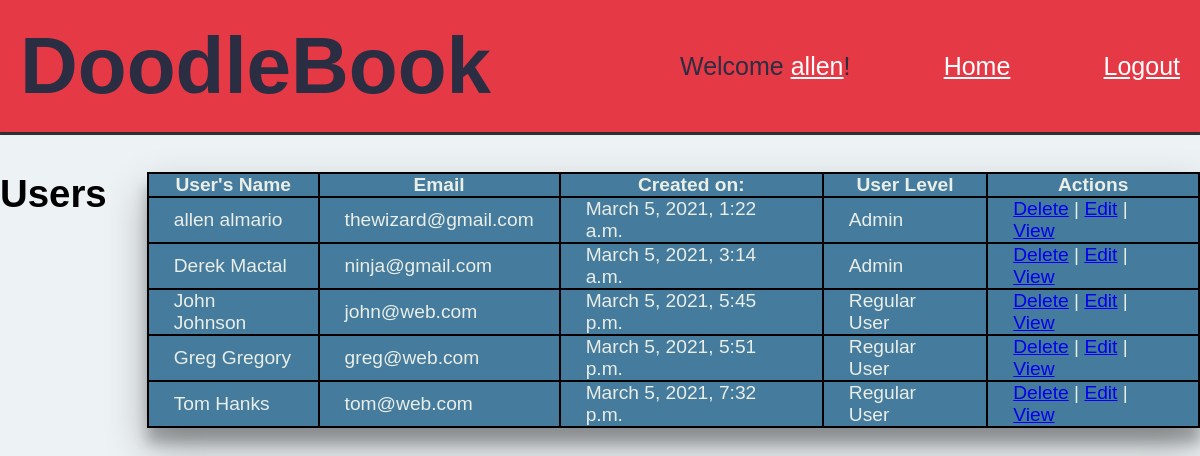
The page /admin (signed in) on the database as committed earlier.
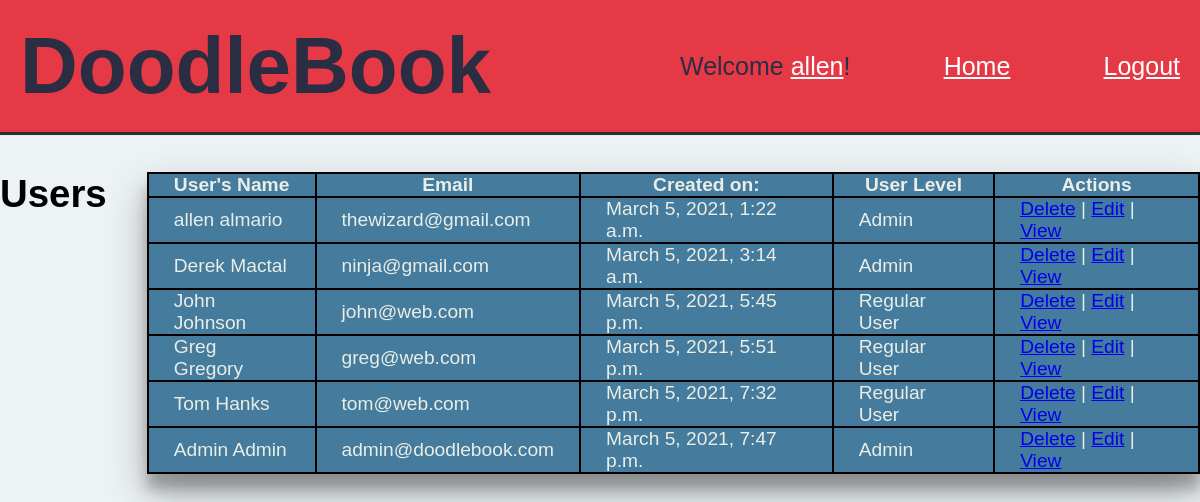
The same page on the database as committed later.
### Doodle_App/models.py (models this page shows)
class User(models.Model):
    first_name = models.CharField(max_length=30)
    last_name = models.CharField(max_length=40)
    email = models.CharField(max_length=70)
    password = models.CharField(max_length=100)
    bio = models.TextField(default="User Bio")
    user_level = models.IntegerField(default=0) # 0 is regular, 1 is admin
    created_at = models.DateTimeField(auto_now_add=True)
    updated_at = models.DateTimeField(auto_now=True)
    objects = webManager()

### Doodle_App/views.py (the view)
# urls.py: path('admin', views.admin),
def admin(request):
    if request.session['user_level'] == 1:
        user = User.objects.get(id=request.session['userID'])
        context = {
            "user": user,
            "users" : User.objects.all(),
            "blogs" : Blog.objects.all(),
        }
        return render(request, 'admin.html', context)
    else:
        return redirect('/dashboard')

### Doodle_App/templates/admin.html (shortened to what this page needs)
<!DOCTYPE html>
<html lang="en">
<head>
    {% load static %}
    <link rel="stylesheet" href="{% static 'css/admin.css' %}">
</head>
<body>
    <header>
        <h1>DoodleBook</h1>
        <div class="nav">
            <p>Welcome <a href="profile/{{request.session.userID}}">{{user.first_name}}</a>!</p>
            <a href="/dashboard">Home</a>
            <a href="/logout">Logout</a>
        </div>
    </header>
    <div class = 'container'>
        <h1>Users</h1>
        <table>
            <tr>
                <th>User's Name</a></th>
                <th>Email</th>
                <th>Created on:</th>
                <th>User Level</th>
                <th>Actions</th>
            </tr>
            {% for user in users.all %}
            <tr>
                <td>{{user.first_name}} {{user.last_name}}</td>
                <td>{{user.email}}</td>
                <td>{{user.created_at}}</td>
                {%if user.user_level == 0%}
                <td>Regular User</td>
                {% else %}
                <td>Admin</td>
                {% endif %}
                <td><a href = "/delete/{{user.id}}">Delete</a> | <a href = "/admin_edit/{{user.id}}">Edit</a> | <a href = "/profile/{{user.id}}">View</a> </td>
            </tr>
            {% endfor %}
        </table>
    </div>
</body>

### Doodle_App/static/css/admin.css (style rules this page uses)
* { margin: 0; padding: 0px; font-family: 'Gill Sans', 'Gill Sans MT', 'Calibri', 'Trebuchet MS', sans-serif; }
body { background-color: #edf2f4; }
header { display: flex; justify-content: space-between; align-items: center; background-color: #e63946; font-size: 40px; color: #2b2d42; padding: 20px; box-shadow: rgba(0, 0, 0, 0.16) 0px 1px 4px, rgb(51, 51, 51) 0px 0px 0px 3px; }
header .nav { display: flex; align-items: center; justify-content: space-between; font-size: 25px; width: 500px; }
header .nav a { color: white; }
.container h1 { margin-right: 40px; }
.container { display: flex; justify-content: center; margin-top: 40px; font-size: larger; }
table { border: 2px black solid; border-collapse: collapse; height: 100px; background-color: #457b9d; color: #e9eee7; box-shadow: rgba(0, 0, 0, 0.3) 0px 19px 38px, rgba(0, 0, 0, 0.22) 0px 15px 12px; }
th { border-right: 2px black solid; border-bottom: 2px black solid; }
th { border-bottom: 2px black solid; border-right: 2px black solid; }
td { border-bottom: 2px black solid; border-right: 2px black solid; padding-left: 25px; padding-right: 25px; }

Rows that differ between the two databases and show on the page:
added User: first_name "Admin", last_name "Admin", email "admin@doodlebook.com", created_at "March 5, 2021, 7:47 p.m.", user_level "Admin"
